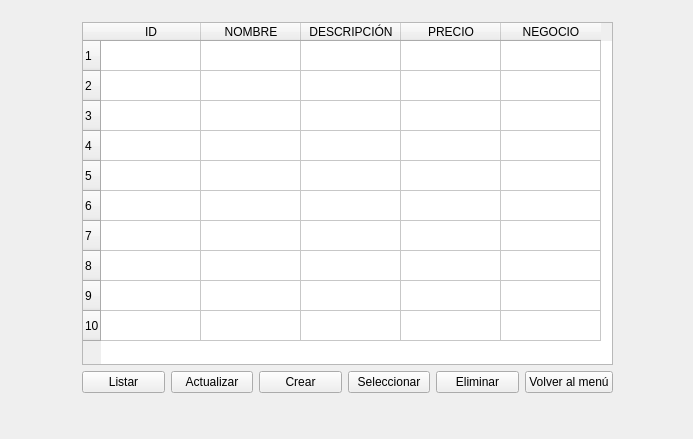
<?xml version="1.0" encoding="UTF-8"?>
<ui version="4.0">
 <class>Productos</class>
 <widget class="QMainWindow" name="Productos">
  <property name="geometry">
   <rect>
    <x>0</x>
    <y>0</y>
    <width>693</width>
    <height>439</height>
   </rect>
  </property>
  <property name="windowTitle">
   <string>Foud Court</string>
  </property>
  <widget class="QWidget" name="centralwidget">
   <widget class="QWidget" name="">
    <property name="geometry">
     <rect>
      <x>82</x>
      <y>22</y>
      <width>531</width>
      <height>371</height>
     </rect>
    </property>
    <layout class="QGridLayout" name="gridLayout">
     <item row="0" column="0" colspan="6">
      <widget class="QTableWidget" name="tableEmpleados">
       <property name="rowCount">
        <number>10</number>
       </property>
       <row/>
       <row/>
       <row/>
       <row/>
       <row/>
       <row/>
       <row/>
       <row/>
       <row/>
       <row/>
       <column>
        <property name="text">
         <string>ID</string>
        </property>
       </column>
       <column>
        <property name="text">
         <string>NOMBRE</string>
        </property>
       </column>
       <column>
        <property name="text">
         <string>DESCRIPCIÓN</string>
        </property>
       </column>
       <column>
        <property name="text">
         <string>PRECIO</string>
        </property>
       </column>
       <column>
        <property name="text">
         <string>NEGOCIO</string>
        </property>
       </column>
      </widget>
     </item>
     <item row="1" column="0">
      <widget class="QPushButton" name="btnListar">
       <property name="text">
        <string>Listar</string>
       </property>
      </widget>
     </item>
     <item row="1" column="1">
      <widget class="QPushButton" name="btnActualizar">
       <property name="text">
        <string>Actualizar</string>
       </property>
      </widget>
     </item>
     <item row="1" column="2">
      <widget class="QPushButton" name="btnCrearEmpleado">
       <property name="text">
        <string>Crear</string>
       </property>
      </widget>
     </item>
     <item row="1" column="3">
      <widget class="QPushButton" name="btnSeleccionar">
       <property name="text">
        <string>Seleccionar</string>
       </property>
      </widget>
     </item>
     <item row="1" column="4">
      <widget class="QPushButton" name="btnEliminar">
       <property name="text">
        <string>Eliminar</string>
       </property>
      </widget>
     </item>
     <item row="1" column="5">
      <widget class="QPushButton" name="btnVolver">
       <property name="text">
        <string>Volver al menú</string>
       </property>
      </widget>
     </item>
    </layout>
   </widget>
  </widget>
 </widget>
 <resources/>
 <connections/>
</ui>
